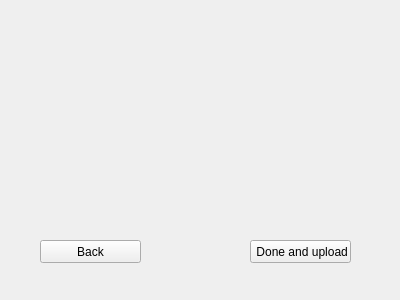
<?xml version="1.0" encoding="UTF-8"?>
<ui version="4.0">
 <class>Form</class>
 <widget class="QWidget" name="Form">
  <property name="geometry">
   <rect>
    <x>0</x>
    <y>0</y>
    <width>400</width>
    <height>300</height>
   </rect>
  </property>
  <property name="windowTitle">
   <string>Form</string>
  </property>
  <widget class="QPushButton" name="upload_button">
   <property name="geometry">
    <rect>
     <x>250</x>
     <y>240</y>
     <width>101</width>
     <height>23</height>
    </rect>
   </property>
   <property name="text">
    <string> Done and upload</string>
   </property>
  </widget>
  <widget class="QPushButton" name="back_button">
   <property name="geometry">
    <rect>
     <x>40</x>
     <y>240</y>
     <width>101</width>
     <height>23</height>
    </rect>
   </property>
   <property name="text">
    <string>Back</string>
   </property>
  </widget>
 </widget>
 <resources/>
 <connections/>
</ui>
